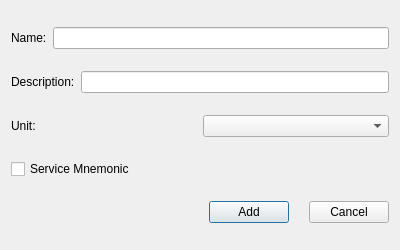
<?xml version="1.0" encoding="UTF-8"?>
<ui version="4.0">
 <class>MainMnemonicAddWindow</class>
 <widget class="QDialog" name="MainMnemonicAddWindow">
  <property name="geometry">
   <rect>
    <x>0</x>
    <y>0</y>
    <width>400</width>
    <height>250</height>
   </rect>
  </property>
  <property name="windowTitle">
   <string>Add New Main Mnemonic</string>
  </property>
  <layout class="QVBoxLayout" name="verticalLayout">
   <item>
    <layout class="QHBoxLayout" name="horizontalLayout_name">
     <item>
      <widget class="QLabel" name="label_name">
       <property name="text">
        <string>Name:</string>
       </property>
      </widget>
     </item>
     <item>
      <widget class="QLineEdit" name="lineEdit_name"/>
     </item>
    </layout>
   </item>
   <item>
    <layout class="QHBoxLayout" name="horizontalLayout_description">
     <item>
      <widget class="QLabel" name="label_description">
       <property name="text">
        <string>Description:</string>
       </property>
      </widget>
     </item>
     <item>
      <widget class="QLineEdit" name="lineEdit_description"/>
     </item>
    </layout>
   </item>
   <item>
    <layout class="QHBoxLayout" name="horizontalLayout_unit">
     <item>
      <widget class="QLabel" name="label_unit">
       <property name="text">
        <string>Unit:</string>
       </property>
      </widget>
     </item>
     <item>
      <widget class="QComboBox" name="comboBox_unit"/>
     </item>
    </layout>
   </item>
   <item>
    <widget class="QCheckBox" name="checkBox_service">
     <property name="text">
      <string>Service Mnemonic</string>
     </property>
    </widget>
   </item>
   <item>
    <layout class="QHBoxLayout" name="horizontalLayout_buttons">
     <property name="spacing">
      <number>20</number>
     </property>
     <item>
      <spacer name="horizontalSpacer">
       <property name="orientation">
        <enum>Qt::Horizontal</enum>
       </property>
       <property name="sizeType">
        <enum>QSizePolicy::Expanding</enum>
       </property>
       <property name="sizeHint" stdset="0">
        <size>
         <width>40</width>
         <height>20</height>
        </size>
       </property>
      </spacer>
     </item>
     <item>
      <widget class="QPushButton" name="pushButton_add">
       <property name="text">
        <string>Add</string>
       </property>
      </widget>
     </item>
     <item>
      <widget class="QPushButton" name="pushButton_cancel">
       <property name="text">
        <string>Cancel</string>
       </property>
      </widget>
     </item>
    </layout>
   </item>
  </layout>
 </widget>
 <resources/>
 <connections/>
</ui>
